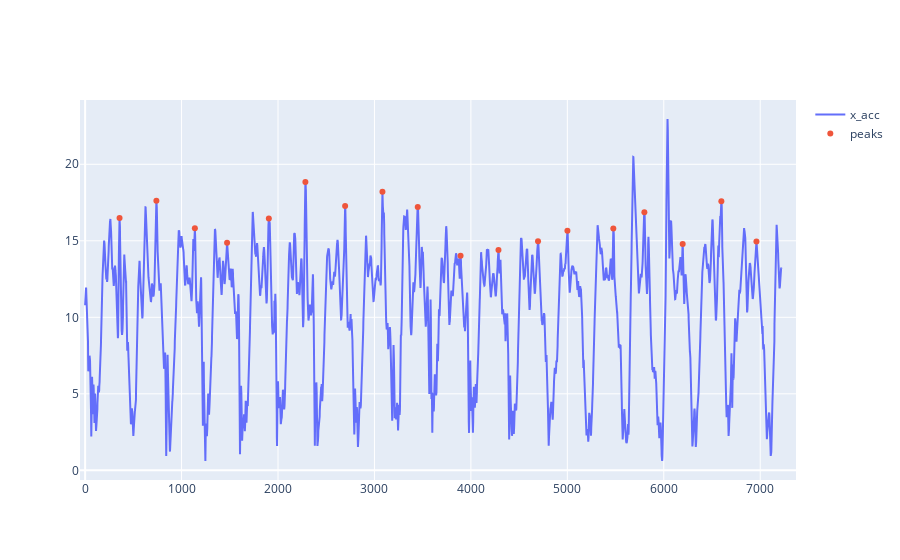

Source (notebook cell):
### Code cell
fig = go.Figure()
fig.add_scatter(y = x_acc[:], mode='lines', name='x_acc')
fig.add_scatter(x=peaks_with_hands, y=x_acc[peaks_with_hands], mode='markers', name='peaks')
fig.show()

### Figure 1 — Plotly figure (JSON) as saved in the notebook; plotly's stock layout.template omitted (floating-point values rounded to 4 significant figures; data arrays with more than 128 entries replaced by an {"elided": "..."} marker saying what was removed)
{"data": [{"mode": "lines", "name": "x_acc", "type": "scatter", "y": {"elided": "7220 float values"}}, {"mode": "markers", "name": "peaks", "type": "scatter", "x": [357, 739, 1138, 1472, 1905, 2284, 2696, 3083, 3449, 3893, 4286, 4696, 5001, 5477, 5799, 6196, 6597, 6961], "y": [16.49, 17.62, 15.82, 14.87, 16.46, 18.85, 17.27, 18.21, 17.22, 14.03, 14.4, 14.97, 15.66, 15.81, 16.86, 14.79, 17.58, 14.95]}], "layout": {"autosize": true, "xaxis": {"autorange": true, "range": [-37.72, 7356.0], "type": "linear"}, "yaxis": {"autorange": true, "range": [-0.632, 24.2], "type": "linear"}}}
